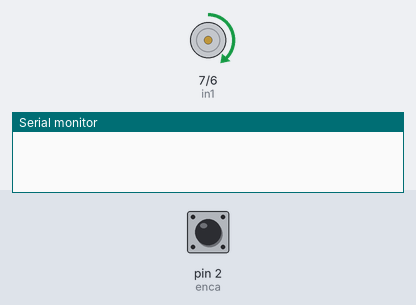
Simulated run of this sketch. Board: Arduino Uno, built with avr-gcc and run on an emulated ATmega328P. Shown: motor-driver pin pairs drawn as motors (green arrow = first pin HIGH = forward, orange = second pin HIGH = backward, longer = more drive, scaled by the enable pin), the last lines printed to the serial monitor. Inputs (shaded band) come from the test bench; at power-on: pin 2 (enca) HIGH.

Above: at 0.5 s.
At 1.5 s:
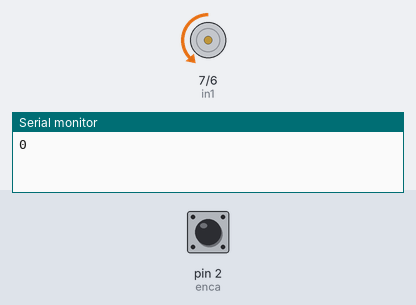
At 5.5 s:
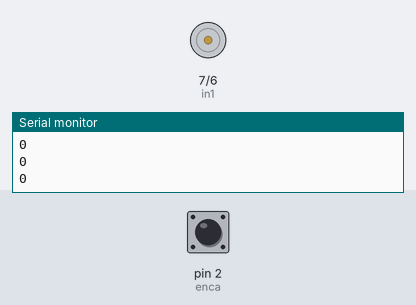
Timing chart, 0 to 6.9 s (numbered marks = the images above):
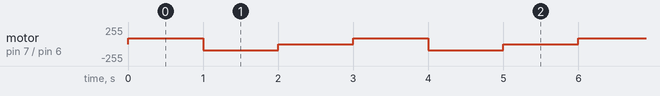

The sketch:

dc_motor_test.ino
```cpp
//to control dc motor using driver
#define enca 2 //yellow
#define encb 3 //white

#define pwm_pin 11
#define in2 6
#define in1 7

int pos = 0;

void setup() {
  Serial.begin(9600);
  pinMode(enca, INPUT);
  pinMode(encb, INPUT);
  attachInterrupt(digitalPinToInterrupt(enca), readEncoder,RISING);

  pinMode(in2, OUTPUT);
  pinMode(in1, OUTPUT);
  pinMode(pwm_pin, OUTPUT);
}

void loop() {
  setMotor(1, 90, pwm_pin, in1, in2);
  delay(1000);
  Serial.println(pos);

  setMotor(-1, 90, pwm_pin, in1, in2);
  delay(1000);
  Serial.println(pos);

  setMotor(0, 0, pwm_pin, in1, in2);
  delay(1000);
  Serial.println(pos);

}

void setMotor(int dir, int pwmVal, int pwm, int in1_pin, int in2_pin){
  analogWrite(pwm, pwmVal);
  if(dir == 1){
    digitalWrite(in1_pin, HIGH);
    digitalWrite(in2_pin, LOW);
  }
  else if(dir == -1){
    digitalWrite(in1_pin, LOW);
    digitalWrite(in2_pin, HIGH);
  }
  else{
    digitalWrite(in1_pin, LOW);
    digitalWrite(in2_pin, LOW);
  }
}

void readEncoder(){
  int b = digitalRead(encb);

  if (b>0){
    pos++;
  }
  else {
    pos--;
  }
}
```

Measured:
- by itself, motor on pin 7 (in1) / pin 6 (in2): repeats every 3.0 s: backward 90/255 1.0 s, stopped 1.0 s, forward 90/255 1.0 s
